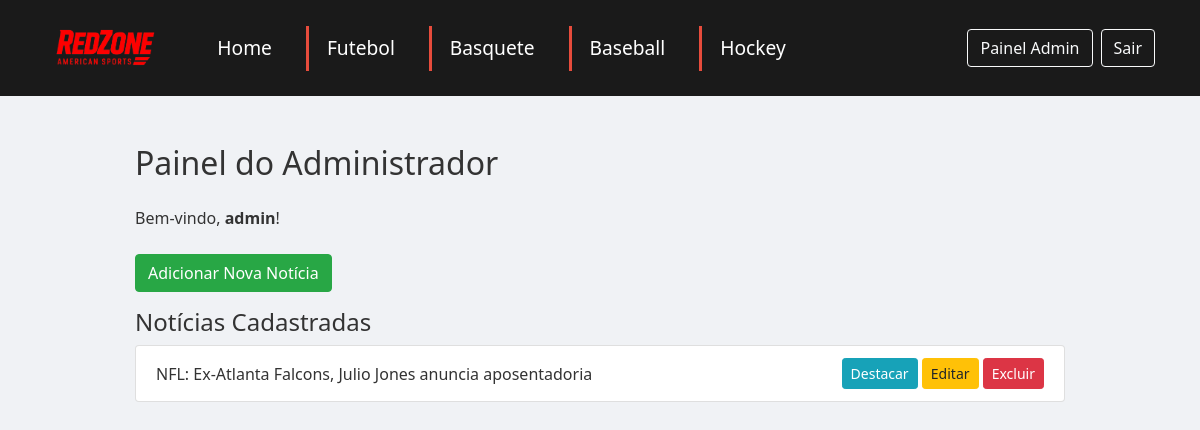
Before: /admin-dashboard/ (signed in) with the older database file.
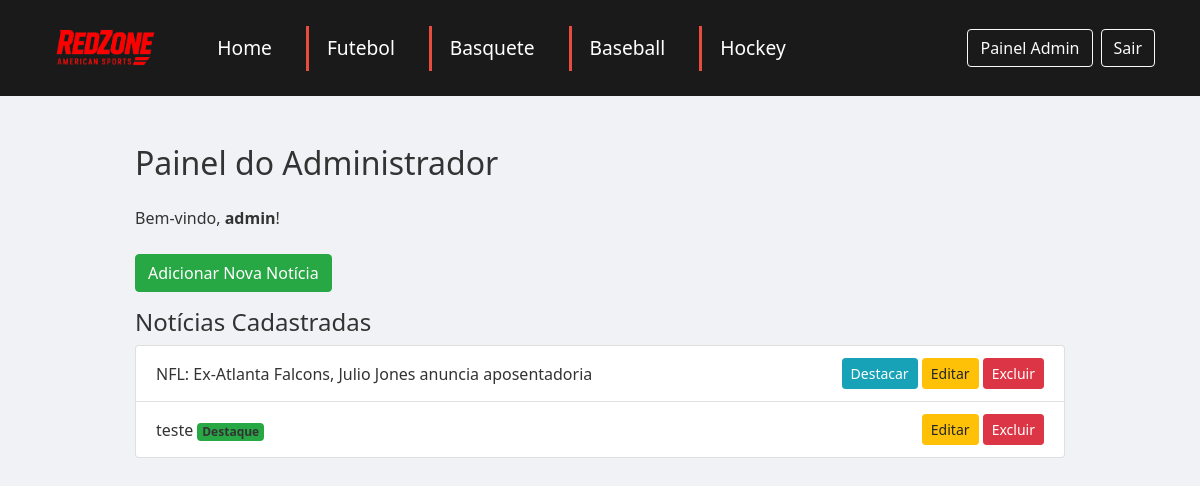
After: the same page with the newer database file.
### news/models.py (models this page shows, shortened)
class Noticia(models.Model):
    categoria_choices = [
        ('futebol', 'Futebol'),
        ('basquete', 'Basquete'),
        ('baseball', 'Baseball'),
        ('hockey', 'Hockey'),
    ]
    titulo = models.CharField(max_length=200)
    descricao = models.TextField()
    categoria = models.CharField(max_length=20, choices=categoria_choices)
    imagem = models.ImageField(upload_to='noticias/', blank=True, null=True)  # Usando ImageField
    data_publicacao = models.DateTimeField(auto_now_add=True)
    destaque = models.BooleanField(default=False)

### news/views.py (the view)
# urls.py: path('admin-dashboard/', views.admin_dashboard, name='admin_dashboard'),
@login_required(login_url='/login')
def admin_dashboard(request):
    noticias = Noticia.objects.all()
    return render(request, 'admin_dashboard.html', {'noticias': noticias})

### news/templates/admin_dashboard.html (shortened to what this page needs)
{% extends 'base.html' %}
{% block content %}
<div class="container mt-5">
  <h2 class="mb-4">Painel do Administrador</h2>
  <p>Bem-vindo, <strong>{{ user.username }}</strong>!</p>
  <div class="mt-4">
    <a href="{% url 'add_noticia' %}" class="btn btn-success mb-3">Adicionar Nova Notícia</a>
    <h4>Notícias Cadastradas</h4>
    <ul class="list-group">
      {% for noticia in noticias %}
        <li class="list-group-item d-flex justify-content-between align-items-center">
          <div>
            {{ noticia.titulo }}
            {% if noticia.destaque %}
              <span class="badge bg-success ms-2">Destaque</span>
            {% endif %}
          </div>
          <div>
            {% if not noticia.destaque %}
              <a href="{% url 'destacar_noticia' noticia.id %}" class="btn btn-sm btn-info">Destacar</a>
            {% endif %}
            <a href="{% url 'editar_noticia' noticia.id %}" class="btn btn-sm btn-warning">Editar</a>
            <a href="{% url 'excluir_noticia' noticia.id %}" class="btn btn-sm btn-danger">Excluir</a>
          </div>
        </li>
      {% empty %}
        <li class="list-group-item">Nenhuma notícia cadastrada ainda.</li>
      {% endfor %}
    </ul>
  </div>
</div>
{% endblock %}

### news/templates/base.html (shortened to what this page needs)
{% load static %}
<!DOCTYPE html>
<html lang="pt-BR">
<head>
  <link rel="stylesheet" href="https://stackpath.bootstrapcdn.com/bootstrap/4.5.2/css/bootstrap.min.css">
  <link rel="stylesheet" href="https://cdnjs.cloudflare.com/ajax/libs/font-awesome/5.15.4/css/all.min.css">
  <link rel="stylesheet" href="{% static 'css/style.css' %}">
</head>
<body>
  <nav class="navbar navbar-expand-lg">
    <div class="container">
      <a class="navbar-brand" href="{% url 'home' %}">
        <img src="{% static 'images/logo_redzone.png' %}" alt="RedZone Logo" class="logo-redzone">
      </a>
      <div class="collapse navbar-collapse" id="navbarNav">
        <ul class="navbar-nav ml-4">
          <li class="nav-item"><a class="nav-link" href="{% url 'home' %}">Home</a></li>
          <div class="nav-divider"></div>
          <li class="nav-item"><a class="nav-link" href="{% url 'categoria' 'futebol' %}">Futebol</a></li>
          <div class="nav-divider"></div>
          <li class="nav-item"><a class="nav-link" href="{% url 'categoria' 'basquete' %}">Basquete</a></li>
          <div class="nav-divider"></div>
          <li class="nav-item"><a class="nav-link" href="{% url 'categoria' 'baseball' %}">Baseball</a></li>
          <div class="nav-divider"></div>
          <li class="nav-item"><a class="nav-link" href="{% url 'categoria' 'hockey' %}">Hockey</a></li>
        </ul>
        {% if user.is_authenticated %}
          <div class="ml-auto d-flex">
            <a href="{% url 'admin_dashboard' %}" class="btn btn-outline-light mr-2">Painel Admin</a>
            <form method="POST" action="{% url 'logout' %}">
              <button type="submit" class="btn btn-outline-light">Sair</button>
            </form>
          </div>
        {% endif %}
      </div>
    </div>
  </nav>
  <div class="container-content">
    {% block content %}{% endblock %}
  </div>
</body>
</html>

### news/static/css/style.css (style rules this page uses)
* { margin: 0; padding: 0; box-sizing: border-box; }
body { font-family: 'Segoe UI', Tahoma, Geneva, Verdana, sans-serif; background: #f0f2f5; color: #333; }
a { text-decoration: none; }
.logo-redzone { height: 70px; max-height: 100%; }
.navbar { background: #1a1a1a; }
.nav-link { color: #fff !important; cursor: pointer; margin-right: 1rem; font-weight: 500; font-size: 1.2rem; transition: color 0.3s; }
.nav-divider { border-left: 3px solid #e74c3c; height: 45px; margin: 0 10px; }
.container-content { max-width: 960px; margin: 1rem auto; }

Changed rows visible on the page:
added Noticia: titulo "teste", destaque "Destaque"
